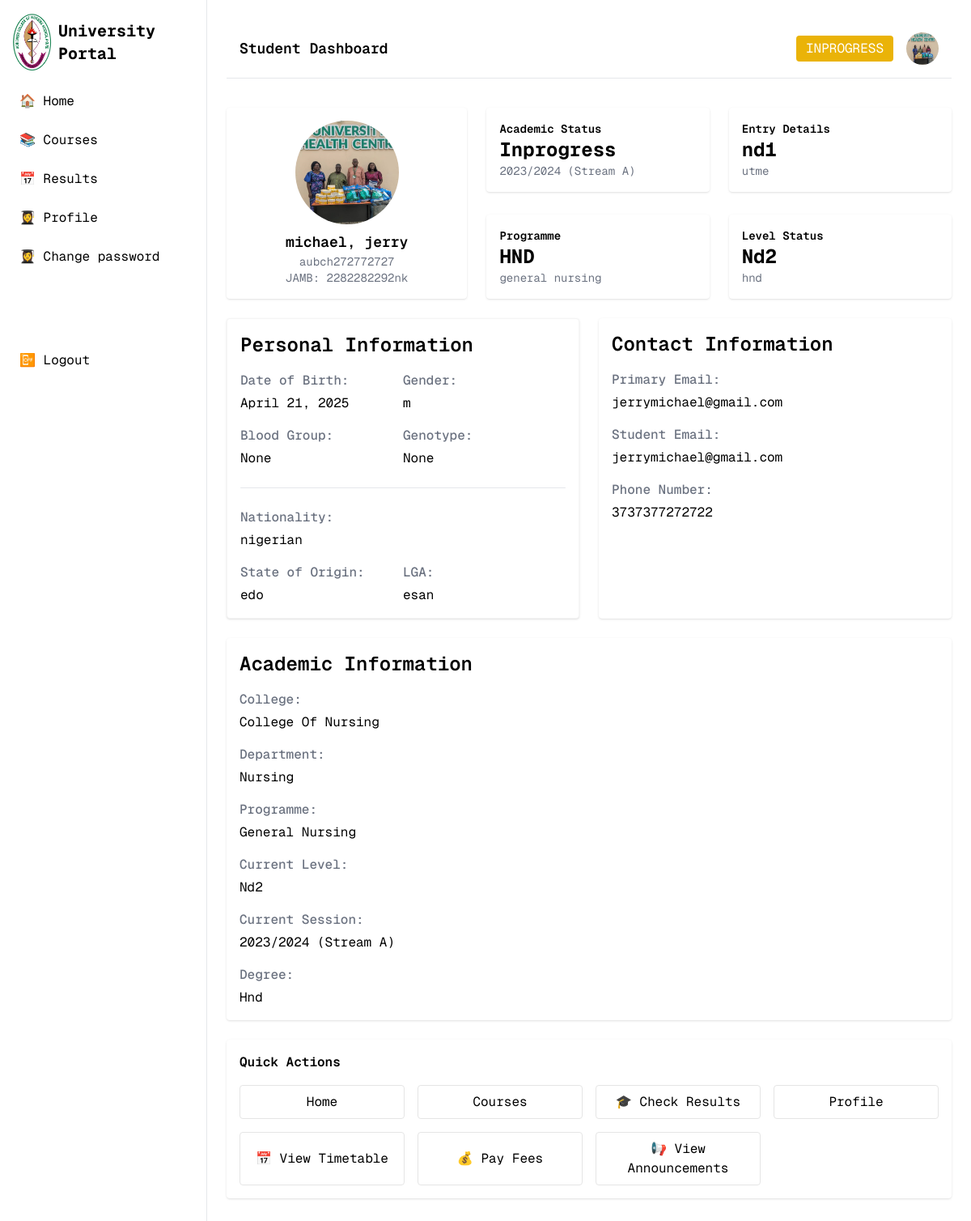
Screenshot of /stream_a/ (signed in) with the database file from the repository.
### stream_a/models.py (models this page shows, shortened)
class Student(models.Model):
    STUDENTSTATUS_CHOICES = (
        ('inprogress', 'In Progress'),
        ('failed', 'Failed'),
        ('graduated', 'Graduated'),
    )
    GENDER_CHOICES = (
        ('f', 'Female'),
        ('m', 'Male'),
    )
    user = models.OneToOneField(CustomUser, on_delete=models.CASCADE, related_name='stream_a_student', primary_key=True)
    otherNames = models.CharField(blank=True, null=True, max_length=80)
    surname = models.CharField(blank=True, null=True, max_length=80)
    currentLevel = models.ForeignKey(Level, on_delete=models.CASCADE, related_name='currentLevel', null=True, default=1)
    matricNumber = models.CharField(blank=True, null=True, max_length=30)
    jambNumber = models.CharField(blank=True, null=True, max_length=30)
    dateOfBirth = models.DateField()
    gender = models.CharField(blank=True, null=True, max_length=15, choices=GENDER_CHOICES)
    studentPhoneNumber = models.CharField(blank=True, null=True, max_length=15)
    college = models.ForeignKey(College, on_delete=models.CASCADE, null=True)
    department = models.ForeignKey(Department, on_delete=models.CASCADE, null=True)
    programme = models.ForeignKey(Programme, on_delete=models.CASCADE, related_name='students', blank=True, null=True)
    entrySession = models.ManyToManyField(Session, through='Enrollment', related_name='entrySession')
    currentSession = models.ForeignKey(Session, on_delete=models.SET_NULL, null=True, related_name='current_students')
    primaryEmail = models.CharField(blank=True, null=True, max_length=120)
    studentEmail = models.CharField(blank=True, null=True, max_length=120)
    bloodGroup = models.CharField(blank=True, null=True, max_length=20)
    genoType = models.CharField(blank=True, null=True, max_length=20)
    modeOfEntry = models.CharField(blank=True, null=True, max_length=50)
    entryLevel =  models.ForeignKey(Level, on_delete=models.CASCADE,  null=True, default=1)
    degree = models.CharField(blank=True, null=True, max_length=50)
    nationality = models.CharField(blank=True, null=True, max_length=110)
    stateOfOrigin = models.CharField(blank=True, null=True, max_length=110)
    localGovtArea = models.CharField(blank=True, null=True, max_length=110)
    passport = models.ImageField('image', default='images/placeholder.png', null=True, blank=True)
    student_status = models.CharField(max_length=100, choices=STUDENTSTATUS_CHOICES, default='inprogress')

class Session(SessionBase):
    def __str__(self):
        return f"{self.year} (Stream A)"

class Programme(ProgrammeBase):
    department = models.ForeignKey(Department, on_delete=models.CASCADE, null=True, blank=True)
    def __str__(self):
        return self.name

class Level(LevelBase):
    def __str__(self):
        return self.name

class College(CollegeBase):
    def __str__(self):
        return f"{self.name} (Stream A)"

class Department(DepartmentBase):
    college = models.ForeignKey(College, on_delete=models.CASCADE)

### stream_a/views.py (the view, shortened to what this page needs)
# urls.py: path('', views.Dashboard, name='dashboard'),
@login_required
@user_passes_test(is_student, login_url="/404")
def Dashboard(request):
    user = request.user
    student = get_object_or_404(Student, user=user)
    level = get_object_or_404(Level, name=student.currentLevel)
    current_session_model = Session.objects.filter(is_current=True).first()
    current_semester_model = Semester.objects.filter(is_current=True).first()
    if request.method == "POST":
        template = request.POST["template"]
    return render(request, "user/dashboard.html", {"student": student, "stream": user.stream})

### stream_a/views.py (called while the page is built)
def is_student(user):
    return user.is_authenticated and user.user_type == "student"

### templates/user/dashboard.html (shortened to what this page needs)
{% extends 'base.html' %} {% load custom_tags %}
{% load custom_filters %}
{% load static %}
{% block content %}
<div class="flex min-h-screen w-full">
	<div class="flex-1 flex p-6 flex-col">
		<header class="flex items-center justify-between bg-white p-4 mb-6 border-b">
			<h1 class="text-lg font-semibold">Student Dashboard</h1>
			<div class="flex items-center gap-4">
				<span
					class="px-3 py-1 rounded text-white {% if student.student_status == 'inprogress' %} bg-yellow-500 {% elif student.student_status == 'failed' %} bg-red-500 {% elif student.student_status == 'graduated' %} bg-green-500 {% endif %}">
					{{ student.student_status|upper }}
				</span>
				<img
					src="{{ student.passport.url }}"
					alt="Student Photo"
					class="w-10 h-10 rounded-full hover:cursor-pointer" />
			</div>
		</header>
		<main class="">
			<div class="flex flex-row md:flex-nowrap flex-wrap justify-between gap-6">
				<div class="bg-white p-4 rounded shadow w-full">
					<img
						src="{{ student.passport.url }}"
						alt="Profile"
						class="w-32 h-32 object-cover rounded-full mx-auto" />
					<h2 class="text-center mt-2 font-semibold text-lg">
						{{ student.surname }}, {{ student.otherNames }}
					</h2>
					<p class="text-center text-sm text-gray-500">
						{{ student.matricNumber }}
					</p>
					<p class="text-center text-sm text-gray-500">
						JAMB: {{ student.jambNumber }}
					</p>
				</div>
				<div class="flex flex-col justify-between md:max-w-[400px] w-full">
					<div class="bg-white p-4 rounded shadow h-fit">
						<h3 class="font-semibold text-sm">Academic Status</h3>
						<p class="text-2xl capitalize font-bold">
							{{ student.student_status }}
						</p>
						<p class="text-sm text-gray-500">
							{{ student.currentSession }}
						</p>
					</div>
					<div class="bg-white p-4 rounded shadow h-fit">
						<h3 class="font-semibold text-sm">Programme</h3>
						<p class="text-2xl font-bold uppercase">{{ student.degree }}</p>
						<p class="text-sm text-gray-500">
							{{ student.programme }}
						</p>
					</div>
				</div>
				<div class="flex flex-col justify-between md:max-w-[400px] w-full">
					<div class="bg-white p-4 rounded shadow h-fit">
						<h3 class="font-semibold text-sm">Entry Details</h3>
						<p class="text-2xl font-bold">{{ student.entryLevel }}</p>
						<p class="text-sm text-gray-500">
							{{ student.modeOfEntry }}
						</p>
					</div>
					<div class="bg-white p-4 rounded shadow h-fit">
						<h3 class="font-semibold text-sm">Level Status</h3>
						<p class="text-2xl capitalize font-bold">
							{{ student.currentLevel }}
						</p>
						<p class="text-sm text-gray-500">
							{{ student.degree }}
						</p>
					</div>
				</div>
			</div>
			<div class="mt-6 grid md:grid-cols-2 gap-6">
				<div class="bg-white border border-neutral-100 p-4 rounded shadow">
					<h3 class="font-semibold text-2xl mb-4">
						Personal Information
					</h3>
					<div class="flex flex-col gap-4">
						<div class="flex flex-col md:flex-row gap-y-4 justify-between">
							<div class="flex flex-1 flex-col gap-1">
								<h3 class="text-gray-500 font-medium">
									Date of Birth:
								</h3>
								<p>{{ student.dateOfBirth }}</p>
							</div>
							<div class="flex flex-1 flex-col gap-1">
								<h3 class="text-gray-500 font-medium">
									Gender:
								</h3>
								<p>{{ student.gender }}</p>
							</div>
						</div>
						<div class="flex flex-col md:flex-row gap-y-4 justify-between">
							<div class="flex flex-1 flex-col gap-1">
								<h3 class="text-gray-500 font-medium">
									Blood Group:
								</h3>
								<p>{{ student.bloodGroup }}</p>
							</div>
							<div class="flex flex-1 flex-col gap-1">
								<h3 class="text-gray-500 font-medium">
									Genotype:
								</h3>
								<p>{{ student.genoType }}</p>
							</div>
						</div>
					</div>
					<div
						class="h-[1px] bg-gray-200 w-full rounded-md my-6"></div>
					<div class="flex flex-1 flex-col gap-1">
						<h3 class="text-gray-500 font-medium">Nationality:</h3>
						<p>{{ student.nationality }}</p>
					</div>
					<div class="flex flex-col md:flex-row gap-y-4 justify-between mt-4">
						<div class="flex flex-1 flex-col gap-1">
							<h3 class="text-gray-500 font-medium">
								State of Origin:
							</h3>
							<p>{{ student.stateOfOrigin }}</p>
						</div>
						<div class="flex flex-1 flex-col gap-1">
							<h3 class="text-gray-500 font-medium">LGA:</h3>
							<p>{{ student.localGovtArea }}</p>
						</div>
					</div>
				</div>
				<div class="bg-white p-4 rounded shadow">
					<h3 class="font-semibold text-2xl mb-4">Contact Information</h3>
					<div class="flex flex-col gap-4">
						<div class="flex flex-1 flex-col gap-1">
							<h3 class="text-gray-500 font-medium">Primary Email:</h3>
							<p>{{ student.primaryEmail }}</p>
						</div>
						<div class="flex flex-1 flex-col gap-1">
							<h3 class="text-gray-500 font-medium">Student Email:</h3>
							<p>{{ student.studentEmail }}</p>
						</div>
						<div class="flex flex-1 flex-col gap-1">
							<h3 class="text-gray-500 font-medium">Phone Number:</h3>
							<p>{{ student.studentPhoneNumber }}</p>
						</div>
					</div>
				</div>
			</div>
			<div class="bg-white p-4 mt-6 rounded shadow">
				<h3 class="font-semibold text-2xl mb-4">Academic Information</h3>
				<div class="flex flex-row gap-4 justify-between flex-wrap">
					<div class="flex flex-col w-full max-w-[500px] gap-1">
						<h3 class="text-gray-500 font-medium">College:</h3>
						<p class="capitalize">{{ student.college.name }}</p>
					</div>
					<div class="flex flex-col w-full max-w-[500px] gap-1">
						<h3 class="text-gray-500 font-medium">Department:</h3>
						<p class="capitalize">{{ student.department.name }}</p>
					</div>
					<div class="flex flex-col w-full max-w-[500px] gap-1">
						<h3 class="text-gray-500 font-medium">Programme:</h3>
						<p class="capitalize">{{ student.programme.name }}</p>
					</div>
					<div class="flex flex-col w-full max-w-[500px] gap-1">
						<h3 class="text-gray-500 font-medium">Current Level:</h3>
						<p class="capitalize">{{ student.currentLevel }}</p>
					</div>
					<div class="flex flex-col w-full max-w-[500px] gap-1">
						<h3 class="text-gray-500 font-medium">Current Session:</h3>
						<p class="capitalize">{{ student.currentSession }}</p>
					</div>
					<div class="flex flex-col w-full max-w-[500px] gap-1">
						<h3 class="text-gray-500 font-medium">Degree:</h3>
						<p class="capitalize">{{ student.programme.degree }}</p>
					</div>
				</div>
			</div>
			<div class="mt-6 bg-white p-4 rounded shadow">
				<h3 class="font-semibold">Quick Actions</h3>
				<div class="grid md:grid-cols-4 gap-4 mt-4">
                    <button onclick="location.href='{% url 'stream_'|add:stream|add:':dashboard' %}';" class="py-2 px-3 bg-transparent hover:bg-gray-100 duration-300 rounded border border-neutral-200">
						Home
					</button>
                    <button onclick="location.href='{% url 'stream_'|add:stream|add:':courses' %}';" class="py-2 px-3 bg-transparent hover:bg-gray-100 duration-300 rounded border border-neutral-200">
						Courses
					</button>
                    <button onclick="location.href='{% url 'stream_'|add:stream|add:':result_filter' %}';" class="py-2 px-3 bg-transparent hover:bg-gray-100 duration-300 rounded border border-neutral-200">
						🎓 Check Results
					</button>
                    <button onclick="location.href='{% url 'stream_'|add:stream|add:':profile' %}';" class="py-2 px-3 bg-transparent hover:bg-gray-100 duration-300 rounded border border-neutral-200">
						Profile
					</button>
					<button class="py-2 px-3 bg-transparent hover:bg-gray-100 duration-300 rounded border border-neutral-200">
						📅 View Timetable
					</button>
					<button class="py-2 px-3 bg-transparent hover:bg-gray-100 duration-300 rounded border border-neutral-200">
						💰 Pay Fees</button>
					<button class="py-2 px-3 bg-transparent hover:bg-gray-100 duration-300 rounded border border-neutral-200">
						📢 View Announcements
					</button>
				</div>
			</div>
		</main>
	</div>
</div>
{% endblock %}

### static/main.css (style rules this page uses)
* { font-family: 'GeistMono', monospace; font-size: 16px; line-height: 1.5; margin: 0; padding: 0; box-sizing: border-box; }

### rows the page displays
Student: student_status "INPROGRESS", passport (picture), surname "michael", otherNames "jerry", matricNumber "aubch272772727", jambNumber "2282282292nk", student_status "Inprogress", currentSession "2023/2024 (Stream A)", degree "HND", programme "general nursing", entryLevel "nd1", modeOfEntry "utme", currentLevel "Nd2", degree "hnd", dateOfBirth "April 21, 2025", gender "m", bloodGroup "None", genoType "None", nationality "nigerian", stateOfOrigin "edo", localGovtArea "esan", primaryEmail "jerrymichael@gmail.com", studentEmail "jerrymichael@gmail.com", studentPhoneNumber "3737377272722", college.name "College Of Nursing", department.name "Nursing", programme.name "General Nursing", programme.degree "Hnd"
